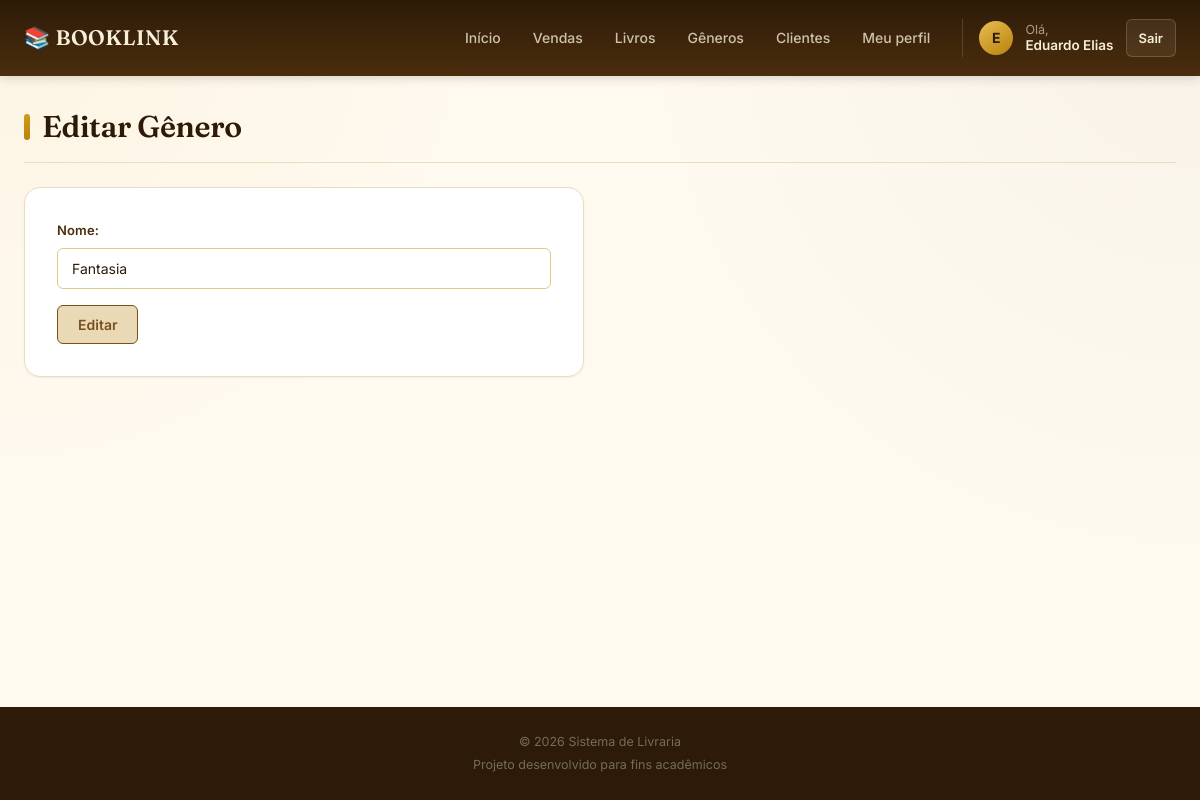
/editar-genero/8 (signed in), run on the app's committed database.
### models.py (models this page shows)
class Usuario(UserMixin, db.Model):
    __tablename__ = 'usuarios'
    id = db.Column(db.Integer, primary_key=True)
    nome = db.Column(db.String(100), nullable=False)
    email = db.Column(db.String(100), unique=True, nullable=False)
    senha = db.Column(db.String(255), nullable=False)
    tipo = db.Column(
        db.String(20),
        nullable=False,
        default='funcionario'
    )
    empresa_id = db.Column(
        db.Integer,
        db.ForeignKey('empresas.id'),
        nullable=True
    )
    data_cadastro = db.Column(
        db.DateTime,
        default=datetime.now
    )
    vendas = db.relationship(
        'Venda',
        backref='usuario',
        lazy=True
    )

class Genero(db.Model):
    __tablename__ = 'generos'
    id = db.Column(db.Integer, primary_key=True)
    nome = db.Column(db.String(50), nullable=False)
    empresa_id = db.Column(
        db.Integer,
        db.ForeignKey('empresas.id'),
        nullable=False
    )
    data_cadastro = db.Column(
        db.DateTime,
        default=datetime.now
    )

### routes/generos.py (the view, shortened to what this page needs)
@generos_bp.route('/editar-genero/<int:id>', methods=['GET', 'POST'])
@login_required
def editar_genero(id):
    if current_user.tipo not in ['admin', 'funcionario']:
        return redirect(url_for('home'))
    genero = Genero.query.filter_by(
        id=id,
        empresa_id=current_user.empresa_id
    ).first()
    if not genero:
        return "Gênero não encontrado", 404
    if request.method == 'GET':
        return render_template(
            'generos/editar_genero.html',
            genero=genero
        )

### app.py (called while the page is built)
@lm.user_loader
def user_loader(id):
    usuario = Usuario.query.filter_by(
        id=id
    ).first()
    return usuario

### templates/generos/editar_genero.html (shortened to what this page needs)
{% extends "base.html" %}
{% block content %}
    <h1 class="titulo-pagina">
        Editar Gênero
    </h1>
    <form
        class="formulario"
        method="post"
    >
        <div class="campo">
            <label for="nome">
                Nome:
            </label>
            <input
                type="text"
                name="nomeForm"
                id="nome"
                value="{{ genero.nome }}"
            >
        </div>
        <input
            type="submit"
            class="botao botao-editar"
            value="Editar"
        >
    </form>
{% endblock %}

### templates/base.html (shortened to what this page needs)
<!DOCTYPE html>
<html lang="pt-br">
<head>
<link rel="stylesheet" href="{{ url_for('static', filename='style.css') }}">
</head>
<body>
<header class="header">
    <div class="header-container">
        <a href="{{ url_for('home') }}" class="logo">
            📚 BOOKLINK
        </a>
        <nav class="nav">
            <a href="{{ url_for('homeAdm.homeAdm') }}">
                Início
            </a>
            <a href="{{ url_for('vendas.nova_venda') }}">
                Vendas
            </a>
            <a href="{{ url_for('livros.listar_livros') }}">
                Livros
            </a>
            <a href="{{ url_for('generos.listar_generos') }}">
                Gêneros
            </a>
            <a href="{{ url_for('compradores.listar_compradores') }}">
                Clientes
            </a>
            <a href="{{ url_for('funcionarios.editar_funcionarios', id=current_user.id) }}">
                Meu perfil
            </a>
            {% if current_user.is_authenticated %}
                <div class="user-area">
                    <div class="user-avatar">
                        {{ current_user.nome[0]|upper }}
                    </div>
                    <div class="user-info">
                        <span>Olá,</span>
                        <strong>{{ current_user.nome }}</strong>
                    </div>
                    <a href="{{ url_for('logout') }}" class="logout-btn">
                        Sair
                    </a>
                </div>
            {% endif %}
        </nav>
    </div>
</header>
<main class="container">
    {% block content %}
    {% endblock %}
</main>
<footer class="footer">
    <p>
        © 2026 Sistema de Livraria
    </p>
    <p>
        Projeto desenvolvido para fins acadêmicos
    </p>
</footer>
</body>
</html>

### data on the page
Usuario: nome "E", nome "Eduardo Elias"
Genero: nomeForm "Fantasia"
